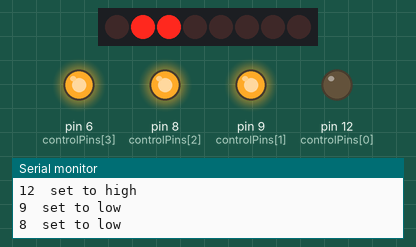
Recording of a sketch running on a simulated Arduino Uno, built with avr-gcc and run on an emulated ATmega328P. On the bench: 8 shift-register outputs drawn as a row of LEDs (first output left, lit = HIGH), output pins drawn as LEDs (lit = HIGH), the last lines printed to the serial monitor. Wiring (inferred from the names in the program): shift register (74HC595): data pin 11; shift clock pin 2. Wiring (inferred from the signals the program sends): row of LEDs: on Q0, Q1, Q2, Q3, Q4, Q5, Q6, Q7. Pins used as bus, display or sensor lines are not drawn.

Above: at 0.1 s.
At 5.3 s:
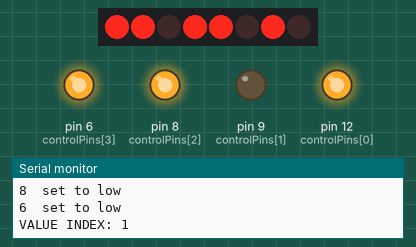
At 10.5 s:
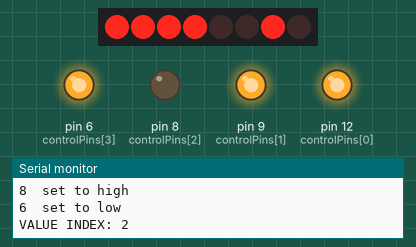
At 15.6 s:
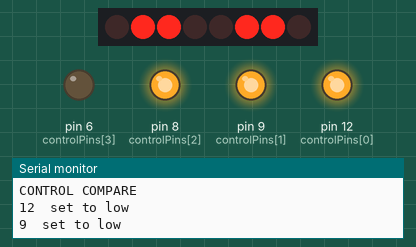
At 20.8 s:
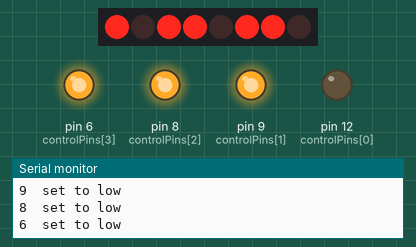
At 36.3 s:
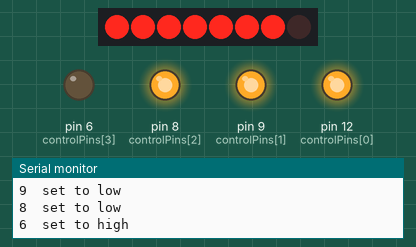
Timing chart, 0 to 37.8 s (numbered marks = the images above):
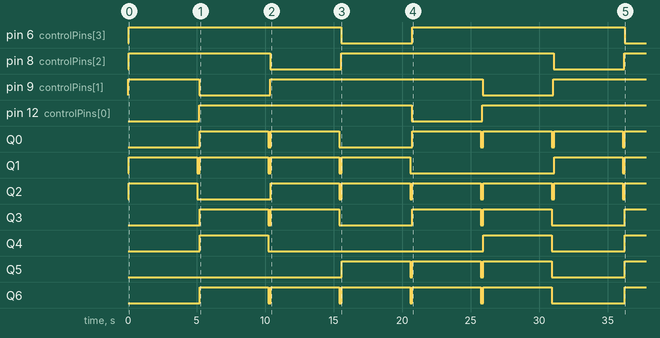

Measured:
- by itself, pin 6 (controlPins[3]): alternates HIGH for 15.5 s and LOW for 5.2 s
- by itself, pin 8 (controlPins[2]): goes HIGH 10.3 s, LOW 5.2 s, HIGH 15.5 s, LOW 5.2 s, then HIGH
- by itself, pin 9 (controlPins[1]): goes HIGH 5.2 s, LOW 5.2 s, HIGH 15.5 s, LOW 5.2 s, then HIGH
- by itself, pin 12 (controlPins[0]): LOW → HIGH at 5.2 s, → LOW 15.5 s later, → HIGH 5.2 s later
- by itself, Q0: goes HIGH 5.0 s, LOW 0.17 s, HIGH 5.0 s, LOW 5.3 s, 3 × (HIGH 5.0 s, LOW 0.17 s), then HIGH
- by itself, Q1: goes 3 × (HIGH 5.0 s, LOW 0.17 s), HIGH 5.0 s, LOW 10.5 s, HIGH 5.0 s, LOW 0.17 s, then HIGH
- by itself, Q2: goes HIGH 5.0 s, LOW 5.3 s, 5 × (HIGH 5.0 s, LOW 0.17 s), then HIGH
- by itself, Q3: LOW → HIGH at 5.2 s, → LOW 5.0 s later, → HIGH 0.17 s later, → LOW 5.0 s later, … (9 changes in this stretch)

The sketch:

display7seg-shiftreg-arduino.ino
```cpp
//**************************************************************
//  Notes: Using SN74HC595N Shift Register to turn on
//         7 segment display
//  Components Datasheet:
//    https://img.filipeflop.com/files/download/Datasheet_74HC595.pdf
//**************************************************************


#define SEGMENT_COUNT 7  //how many segments I'm controlling
#define INIT_VALUE_INDEX 0
#define INIT_DISPLAY_INDEX 0

// shift register clock
int srclkPin = 2;
// storage register clock
int rclkPin = 4;
int dataPin = 11;

// the numbers to display from 1 to 9
static const char displayValues[] = { 0x06, 0x5B, 0x4F, 0x66, 0x6D, 0x7D, 0x07, 0x7F, 0x6F };
static const int displayValuesSize = 9;
// the wait value will change the bottom dot of each display
static const char displayWaitValue = 0x80;
// display control port order (from left display to right)
static const int controlPins[] = { 12, 9, 8, 6 };
static const int controlPinsSize = 4;

int displayCount = 4;
int selectedDisplay = INIT_DISPLAY_INDEX;
int currentValueIndex = INIT_VALUE_INDEX;
int maxValueIndex = 8;

void setup() {
  pinMode(srclkPin, OUTPUT);
  pinMode(rclkPin, OUTPUT);
  pinMode(dataPin, OUTPUT);
  pinMode(controlPins[0], OUTPUT);
  pinMode(controlPins[1], OUTPUT);
  pinMode(controlPins[2], OUTPUT);
  pinMode(controlPins[3], OUTPUT);
  clearDisplays();
  Serial.begin(9600);
}

void loop() {
  Serial.print("\n------------------------------------------\n");
  setActiveControlPin(controlPins[selectedDisplay]);
  digitalWrite(rclkPin, LOW);
  Serial.print("\n");
  Serial.print("VALUE INDEX: ");
  Serial.print(currentValueIndex);
  Serial.print("\n");
  shiftOut(dataPin, srclkPin, MSBFIRST, displayValues[currentValueIndex]);
  digitalWrite(rclkPin, HIGH);
  if (selectedDisplay >= (displayCount-1)) {
    selectedDisplay = INIT_DISPLAY_INDEX;
  } else {
    selectedDisplay++;
  }
  if (currentValueIndex >= maxValueIndex) {
    currentValueIndex = INIT_VALUE_INDEX;
  } else {
    currentValueIndex++;
  }
  delay(5000);
  clearDisplays();
  delay(100);
}

void clearDisplays() {
  shiftOut(dataPin, srclkPin, MSBFIRST, 0x00);
}

void setActiveControlPin(int pin) {
  Serial.print("\n");
  Serial.print("CONTROL COMPARE\n");
  Serial.print("\n");
  for (int i = 0; i < controlPinsSize; i++) {
    if (controlPins[i] == pin) {
      Serial.print(controlPins[i]);
      Serial.print("\t");
      Serial.print("set to high\n");
      // TODO: send 0 to enable the display
      digitalWrite(controlPins[i], LOW);
    } else {
      Serial.print(controlPins[i]);
      Serial.print("\t");
      Serial.print("set to low\n");
      // TODO: send 1 to disable the display
      digitalWrite(controlPins[i], HIGH);
    }
  }
}
```
